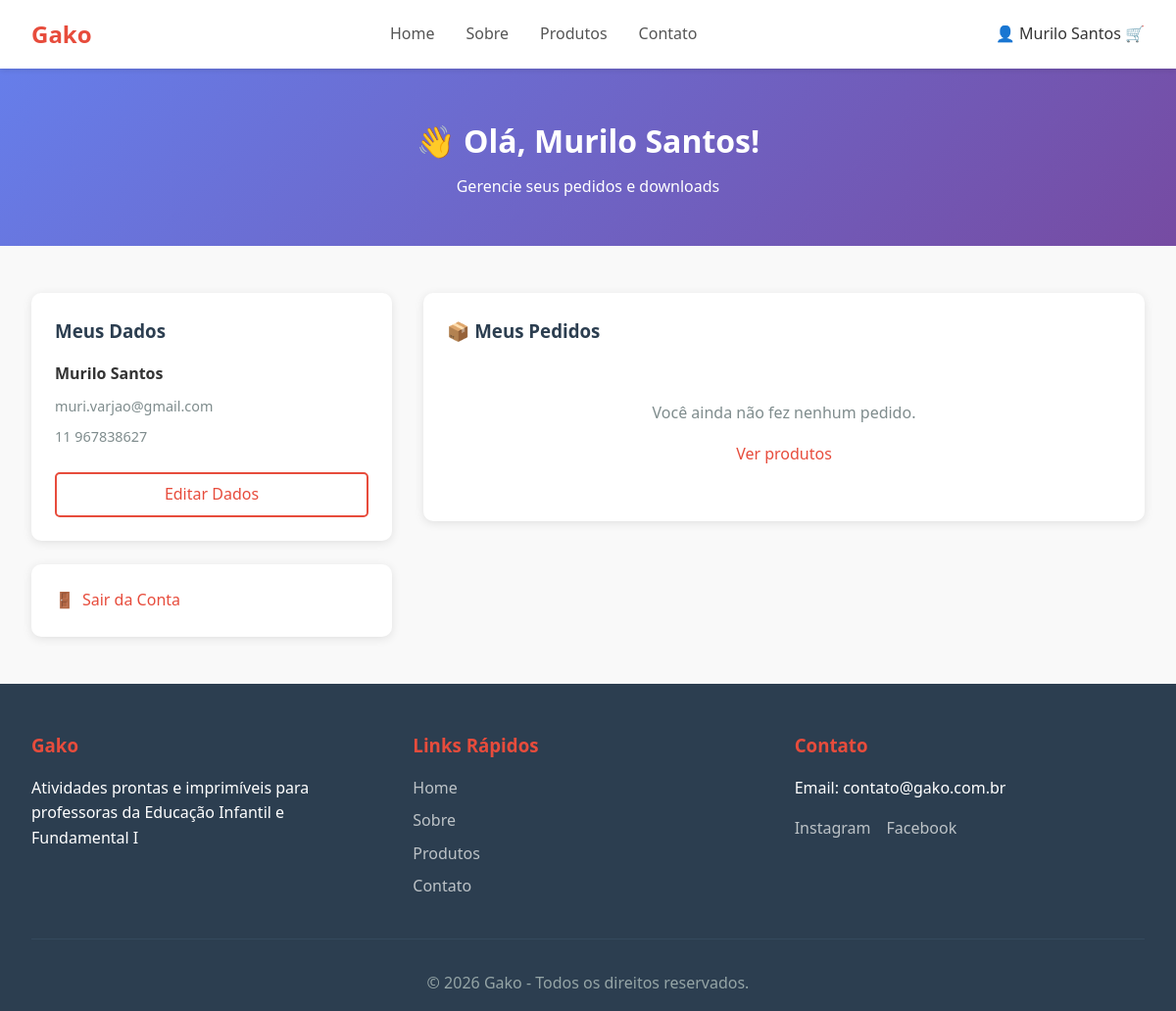
Page /minha-conta.php (signed in) on the committed database.
### tables this page shows
CREATE TABLE `clientes` (
  `id` int(11) NOT NULL,
  `nome` varchar(150) NOT NULL,
  `email` varchar(150) NOT NULL,
  `senha` varchar(255) NOT NULL,
  `telefone` varchar(20) DEFAULT NULL,
  `instituicao` varchar(150) DEFAULT NULL,
  `cidade` varchar(100) DEFAULT NULL,
  `estado` char(2) DEFAULT NULL,
  `newsletter` tinyint(1) DEFAULT 0,
  `ativo` tinyint(1) DEFAULT 1,
  `created_at` timestamp NOT NULL DEFAULT current_timestamp()
);

### minha-conta.php (the view, shortened to what this page needs)
<?php
require_once 'includes/config.php';
$clienteId = $_SESSION['cliente_id'];
$stmt = $pdo->prepare("SELECT * FROM clientes WHERE id = ?");
$stmt->execute([$clienteId]);
$cliente = $stmt->fetch();
$pedidos = $pdo->prepare("
    SELECT p.*,
           (SELECT COUNT(*) FROM pedido_itens WHERE pedido_id = p.id) as total_itens
    FROM pedidos p
    WHERE p.cliente_id = ?
    ORDER BY p.created_at DESC
");
$pedidos->execute([$clienteId]);
$pedidos = $pedidos->fetchAll();
include 'includes/header.php';
?>
<section class="page-header" style="background: linear-gradient(135deg, #667eea 0%, #764ba2 100%); color: white; padding: 3rem 2rem; text-align: center;">
    <h1>👋 Olá, <?php echo htmlspecialchars($_SESSION['cliente_nome']); ?>!</h1>
    <p>Gerencie seus pedidos e downloads</p>
</section>
<section style="max-width: 1200px; margin: 3rem auto; padding: 0 2rem;">
    <div style="display: grid; grid-template-columns: 1fr 2fr; gap: 2rem;">
        <div>
            <div style="background: white; padding: 1.5rem; border-radius: 10px; box-shadow: 0 2px 10px rgba(0,0,0,0.1); margin-bottom: 1.5rem;">
                <h3 style="margin-bottom: 1rem; color: #2c3e50;">Meus Dados</h3>
                <p style="margin-bottom: 0.5rem;"><strong><?php echo htmlspecialchars($cliente['nome']); ?></strong></p>
                <p style="color: #7f8c8d; font-size: 0.9rem; margin-bottom: 0.5rem;"><?php echo htmlspecialchars($cliente['email']); ?></p>
                <p style="color: #7f8c8d; font-size: 0.9rem;"><?php echo htmlspecialchars($cliente['telefone']); ?></p>
                <br>
                <a href="editar-conta.php" class="btn-secondary" style="width: 100%; text-align: center; display: inline-block; padding: 0.5rem;">
                    Editar Dados
                </a>
            </div>
            <div style="background: white; padding: 1.5rem; border-radius: 10px; box-shadow: 0 2px 10px rgba(0,0,0,0.1);">
                <a href="logout.php" style="color: #e74c3c; display: flex; align-items: center; gap: 0.5rem;">
                    <span>🚪</span> Sair da Conta
                </a>
            </div>
        </div>
        <div>
            <div style="background: white; padding: 1.5rem; border-radius: 10px; box-shadow: 0 2px 10px rgba(0,0,0,0.1);">
                <h3 style="margin-bottom: 1.5rem; color: #2c3e50;">📦 Meus Pedidos</h3>
                <?php if (empty($pedidos)): ?>
                    <p style="color: #7f8c8d; text-align: center; padding: 2rem;">
                        Você ainda não fez nenhum pedido.<br>
                        <a href="produtos.php" style="color: #e74c3c; margin-top: 1rem; display: inline-block;">Ver produtos</a>
                    </p>
                <?php endif; ?>
            </div>
        </div>
    </div>
</section>
<?php include 'includes/footer.php'; ?>

### css/style.css (style rules this page uses)
* { margin: 0; padding: 0; box-sizing: border-box; }
body { font-family: 'Segoe UI', Tahoma, Geneva, Verdana, sans-serif; line-height: 1.6; color: #333; background-color: #f9f9f9; }
a { text-decoration: none; color: inherit; }
.btn-secondary { display: inline-block; background-color: transparent; color: #e74c3c; padding: 0.5rem 1rem; border: 2px solid #e74c3c; border-radius: 5px; transition: all 0.3s; }
section { padding: 3rem 2rem; max-width: 1200px; margin: 0 auto; }
.page-header { background-color: #2c3e50; color: white; text-align: center; padding: 3rem 2rem; }
.page-header h1 { font-size: 2rem; margin-bottom: 0.5rem; }

### rows in the picture
clientes: nome "Murilo Santos", email "muri.varjao@gmail.com", telefone "11 967838627"

### other values in the picture
$_SESSION['cliente_nome'] "Murilo Santos"
